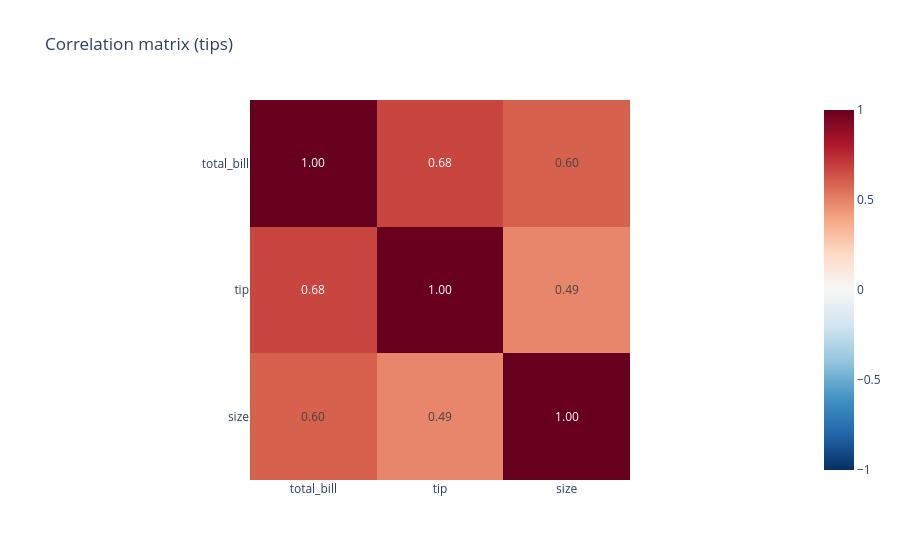

Notebook code cell kept with this figure:
### Code cell
corr = tips[["total_bill", "tip", "size"]].corr()
fig = px.imshow(corr, text_auto=".2f", color_continuous_scale="RdBu_r", zmin=-1, zmax=1,
                title="Correlation matrix (tips)")
fig.show()

### Figure 1 — Plotly figure (JSON) as saved in the notebook; plotly's stock layout.template omitted (floating-point values rounded to 4 significant figures)
{"data": [{"coloraxis": "coloraxis", "hovertemplate": "x: %{x}<br>y: %{y}<br>color: %{z}<extra></extra>", "name": "0", "texttemplate": "%{z:.2f}", "type": "heatmap", "x": ["total_bill", "tip", "size"], "xaxis": "x", "y": ["total_bill", "tip", "size"], "yaxis": "y", "z": [[1.0, 0.6757, 0.5983], [0.6757, 1.0, 0.4893], [0.5983, 0.4893, 1.0]]}], "layout": {"coloraxis": {"autocolorscale": false, "cmax": 1, "cmin": -1, "colorscale": [[0.0, "rgb(5,48,97)"], [0.1, "rgb(33,102,172)"], [0.2, "rgb(67,147,195)"], [0.3, "rgb(146,197,222)"], [0.4, "rgb(209,229,240)"], [0.5, "rgb(247,247,247)"], [0.6, "rgb(253,219,199)"], [0.7, "rgb(244,165,130)"], [0.8, "rgb(214,96,77)"], [0.9, "rgb(178,24,43)"], [1.0, "rgb(103,0,31)"]]}, "title": {"text": "Correlation matrix (tips)"}, "xaxis": {"anchor": "y", "constrain": "domain", "domain": [0.0, 1.0], "scaleanchor": "y"}, "yaxis": {"anchor": "x", "autorange": "reversed", "constrain": "domain", "domain": [0.0, 1.0]}}}
